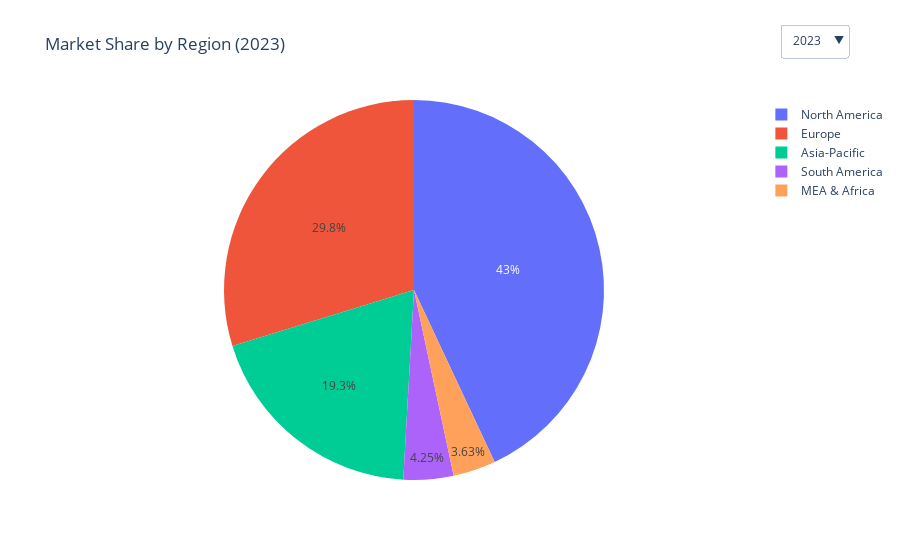

Source (notebook cell):
### Code cell
import pandas as pd
import plotly.graph_objects as go

# Load the Excel file
file_path = 'firemarket.xlsx'
sheet_names = ['Table1', 'Table2', 'Table3', 'Table4', 'Table5', 'Table6', 'Table7']

data = {sheet: pd.read_excel(file_path, sheet_name=sheet) for sheet in sheet_names}
df_table1 = data['Table1']
df_table2 = data['Table2']

# Prepare data for pie charts
regions = ['North America', 'Europe', 'Asia-Pacific', 'MEA & Africa', 'South America']
years = df_table2['by Region/Year'].values
pie_data = {year: df_table2[df_table2['by Region/Year'] == year].iloc[0, 1:6].values for year in years}

# Create initial pie chart
fig = go.Figure()

# Add pie chart traces for each year and make them invisible
for year in years:
    fig.add_trace(go.Pie(
        labels=regions,
        values=pie_data[year],
        name=str(year),
        visible=False
    ))

# Make the first pie chart visible
fig.data[0].visible = True

# Create buttons for each year
buttons = []
for i, year in enumerate(years):
    buttons.append(dict(
        label=str(year),
        method='update',
        args=[{'visible': [t == i for t in range(len(years))]},
              {'title': f"Market Share by Region ({year})"}]
    ))

# Update layout with buttons
fig.update_layout(
    updatemenus=[dict(
        active=0,
        buttons=buttons,
        x=1.15,
        xanchor="right",
        y=1.2,
        yanchor="top",
    )]
)

# Set initial title
fig.update_layout(title_text="Market Share by Region (2023)")

# Show the plot
fig.show()

### Figure 1 — Plotly figure (JSON) as saved in the notebook; plotly's stock layout.template omitted (floating-point values rounded to 4 significant figures)
{"data": [{"labels": ["North America", "Europe", "Asia-Pacific", "MEA & Africa", "South America"], "name": "2023", "type": "pie", "values": [888.8, 614.8, 399.6, 75, 87.81], "visible": true}, {"labels": ["North America", "Europe", "Asia-Pacific", "MEA & Africa", "South America"], "name": "2024", "type": "pie", "values": [914.7, 633.3, 409.6, 76.17, 89.46], "visible": false}, {"labels": ["North America", "Europe", "Asia-Pacific", "MEA & Africa", "South America"], "name": "2025", "type": "pie", "values": [942.2, 653.3, 420.6, 77.41, 91.18], "visible": false}, {"labels": ["North America", "Europe", "Asia-Pacific", "MEA & Africa", "South America"], "name": "2026", "type": "pie", "values": [972.4, 675.5, 433.3, 78.81, 93.09], "visible": false}, {"labels": ["North America", "Europe", "Asia-Pacific", "MEA & Africa", "South America"], "name": "2027", "type": "pie", "values": [1007.0, 701.8, 448.9, 80.51, 95.35], "visible": false}, {"labels": ["North America", "Europe", "Asia-Pacific", "MEA & Africa", "South America"], "name": "2028", "type": "pie", "values": [1048.0, 734.3, 469.0, 82.69, 98.16], "visible": false}, {"labels": ["North America", "Europe", "Asia-Pacific", "MEA & Africa", "South America"], "name": "2029", "type": "pie", "values": [1100.0, 775.7, 495.6, 85.57, 101.8], "visible": false}, {"labels": ["North America", "Europe", "Asia-Pacific", "MEA & Africa", "South America"], "name": "2030", "type": "pie", "values": [1165.0, 830.5, 531.2, 89.45, 106.6], "visible": false}], "layout": {"title": {"text": "Market Share by Region (2023)"}, "updatemenus": [{"active": 0, "buttons": [{"args": [{"visible": [true, false, false, false, false, false, false, false]}, {"title": "Market Share by Region (2023)"}], "label": "2023", "method": "update"}, {"args": [{"visible": [false, true, false, false, false, false, false, false]}, {"title": "Market Share by Region (2024)"}], "label": "2024", "method": "update"}, {"args": [{"visible": [false, false, true, false, false, false, false, false]}, {"title": "Market Share by Region (2025)"}], "label": "2025", "method": "update"}, {"args": [{"visible": [false, false, false, true, false, false, false, false]}, {"title": "Market Share by Region (2026)"}], "label": "2026", "method": "update"}, {"args": [{"visible": [false, false, false, false, true, false, false, false]}, {"title": "Market Share by Region (2027)"}], "label": "2027", "method": "update"}, {"args": [{"visible": [false, false, false, false, false, true, false, false]}, {"title": "Market Share by Region (2028)"}], "label": "2028", "method": "update"}, {"args": [{"visible": [false, false, false, false, false, false, true, false]}, {"title": "Market Share by Region (2029)"}], "label": "2029", "method": "update"}, {"args": [{"visible": [false, false, false, false, false, false, false, true]}, {"title": "Market Share by Region (2030)"}], "label": "2030", "method": "update"}], "x": 1.15, "xanchor": "right", "y": 1.2, "yanchor": "top"}]}}
